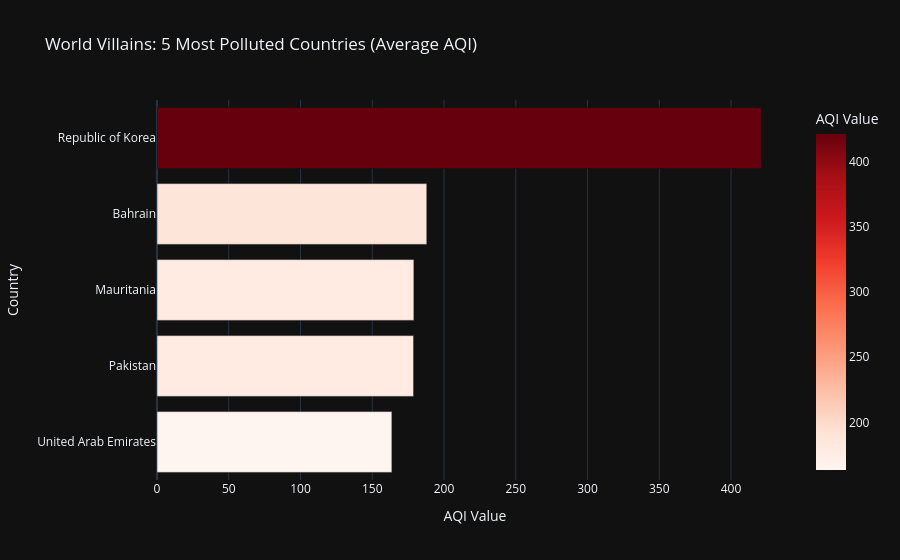

The cell this chart's notebook holds for it:
### Markdown cell above
### Interprétation - World Heroes: 5 Countries with the Cleanest Air

**Observations :**
- **Palau** : Meilleur AQI global avec une valeur moyenne très basse (~16)
- **Solomon Islands, Maldives, Iceland, Bolivia** : AQI moyen entre 22-25, indiquant une excellente qualité d'air
- **Pattern** : Tous les 5 pays "heroes" ont des AQI values bien en dessous de 50, ce qui correspond à une catégorie "Good"

**Décision** : Ces pays servent de modèles de référence pour une qualité d'air exceptionnelle et peuvent inspirer les stratégies d'amélioration pour les pays à plus haute pollution.

### Code cell
# FIVE WORST COUNTRIES (Highest Average AQI)
# We calculate the mean per country to avoid single-city sensor errors
worst_countries = df.groupby('Country')['AQI Value'].mean().nlargest(5).reset_index()

fig_worst = px.bar(
    worst_countries, 
    x='AQI Value', 
    y='Country', 
    color='AQI Value',
    orientation='h',
    title='World Villains: 5 Most Polluted Countries (Average AQI)',
    color_continuous_scale=px.colors.sequential.Reds, # Red for danger
    template="plotly_dark"
)
fig_worst.update_layout(yaxis={'categoryorder':'total ascending'})
fig_worst.show()

### Figure 1 — Plotly figure (JSON) as saved in the notebook; plotly's stock layout.template omitted (floating-point values rounded to 4 significant figures)
{"data": [{"hovertemplate": "AQI Value=%{marker.color}<br>Country=%{y}<extra></extra>", "legendgroup": "", "marker": {"color": [421.0, 188.0, 179.0, 178.8, 163.7], "coloraxis": "coloraxis", "pattern": {"shape": ""}}, "name": "", "orientation": "h", "showlegend": false, "textposition": "auto", "type": "bar", "x": [421.0, 188.0, 179.0, 178.8, 163.7], "xaxis": "x", "y": ["Republic of Korea", "Bahrain", "Mauritania", "Pakistan", "United Arab Emirates"], "yaxis": "y"}], "layout": {"barmode": "relative", "coloraxis": {"colorbar": {"title": {"text": "AQI Value"}}, "colorscale": [[0, "rgb(255,245,240)"], [0.125, "rgb(254,224,210)"], [0.25, "rgb(252,187,161)"], [0.375, "rgb(252,146,114)"], [0.5, "rgb(251,106,74)"], [0.625, "rgb(239,59,44)"], [0.75, "rgb(203,24,29)"], [0.875, "rgb(165,15,21)"], [1, "rgb(103,0,13)"]]}, "legend": {"tracegroupgap": 0}, "title": {"text": "World Villains: 5 Most Polluted Countries (Average AQI)"}, "xaxis": {"anchor": "y", "domain": [0, 1], "title": {"text": "AQI Value"}}, "yaxis": {"anchor": "x", "categoryorder": "total ascending", "domain": [0, 1], "title": {"text": "Country"}}}}
